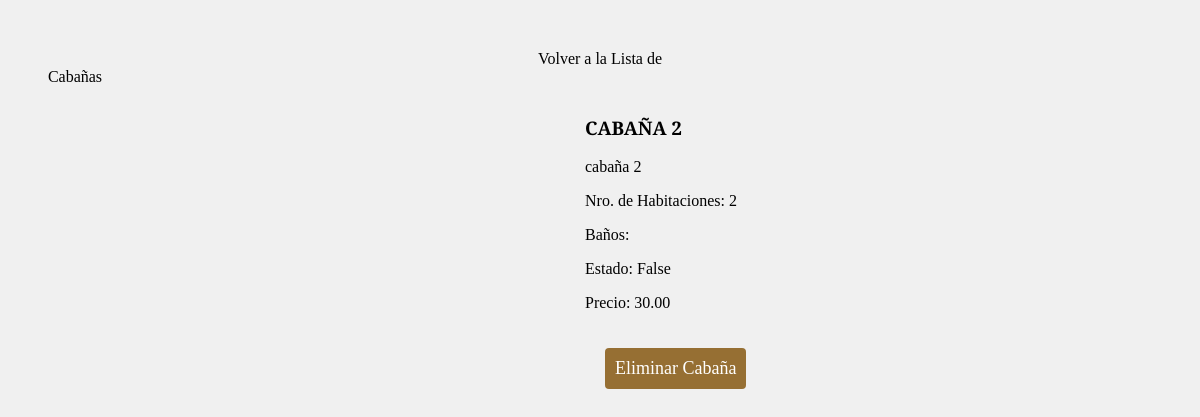
/cabin/edit/2/, run on the app's committed database.
### cabin/models.py (models this page shows, shortened)
class Cabin(models.Model):
    number = models.IntegerField(verbose_name="Numero de la Cabaña")
    preview = models.TextField(blank=True, null=True, verbose_name="Preview de la Cabaña")
    description = models.TextField(verbose_name="Descripcion de la Cabaña")
    rooms = models.IntegerField(verbose_name="Nro. de Habitaciones")
    bathroom = models.IntegerField(verbose_name="Nro. de Baños")
    dining_room = models.CharField(max_length=20, verbose_name="Comedor")
    kitchen = models.CharField(max_length=20, verbose_name="Cocina")
    availability = models.BooleanField(verbose_name="Disponibilidad de la Cabaña")
    price = models.DecimalField(max_digits=4, decimal_places=2)
    class Meta:
        verbose_name = "cabin"
        verbose_name_plural = "cabins"

### cabin/views.py (the view)
# urls.py: path('edit/<int:pk>/', EditCabin.as_view(), name="cabin_edit"),
class EditCabin(DetailView):
    model = Cabin
    template_name = "dashboard/edit_cabin.html"
    context_object_name = "cabin"
    def get_context_data(self, **kwargs):
        context = super().get_context_data(**kwargs)
        context["es_propietario"] = self.request.user.is_staff
        return context

### camping/context_processors.py (called while the page is built)
def form_processor(request):
    return {"form": Contact()}

### templates/dashboard/edit_cabin.html (shortened to what this page needs)
{% load static %}
<link rel="stylesheet" href="{% static 'css/style.css' %}">
<nav>
    <a href="{% url 'home' %}" class="return-dashboard"> Volver a la Lista de Cabañas </a>
</nav>
<article class="cabin-edit">
    <h3 class="number-cabin"> CABAÑA {{ cabin.number }} </h3>
    <p> {{ cabin.description }} </p>
    <p> Nro. de Habitaciones: {{ cabin.rooms }} </p>
    <p> Baños: {{ cabin.bathrooms }} </p>
    <p> Estado: {{ cabin.availability }} </p>
    <p> Precio: {{ cabin.price }} </p>
    <button class="cabin-delete"> <a href="{% url 'cabin:delete_cabin' cabin.pk %}"> Eliminar Cabaña </a> </button> <br>
</article>

### static/css/style.css (style rules this page uses)
.return-dashboard { color: black; margin-right: 1050px; position: relative; top: 50px; text-decoration: none; }
.cabin-edit { border-radius: 4px; border: none; margin: 50px; margin-left: 575px; padding: 10px; text-align: left; }
.cabin-delete { background-color: #966F33; border-radius: 4px; border: none; color: white; font-size: 18px; margin: 20px; padding: 10px; text-decoration: none; }
.cabin-delete > a { color: white; font-size: 18px; text-decoration: none; }
* { font-family: "Ancizar Serif"; }

### data on the page
Cabin: number "2", description "cabaña 2", rooms "2", availability "False", price "30.00"
